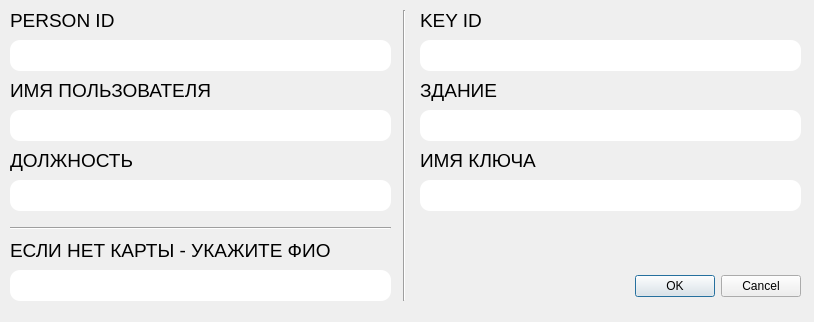
<?xml version="1.0" encoding="UTF-8"?>
<ui version="4.0">
    <class>ReturnTheKeyWin</class>
    <widget class="QDialog" name="ReturnTheKeyWin">
        <property name="geometry">
            <rect>
                <x>0</x>
                <y>0</y>
                <width>814</width>
                <height>322</height>
            </rect>
        </property>
        <property name="windowTitle">
            <string>Dialog</string>
        </property>
        <property name="styleSheet">
            <string notr="true">QDateTimeEdit{
                border-radius: 10px;
                border-style:inset;}

                QLineEdit{
                border-radius: 10px;
                border-style:inset;}
            </string>
        </property>
        <widget class="QDialogButtonBox" name="buttonBox">
            <property name="geometry">
                <rect>
                    <x>460</x>
                    <y>270</y>
                    <width>341</width>
                    <height>32</height>
                </rect>
            </property>
            <property name="orientation">
                <enum>Qt::Horizontal</enum>
            </property>
            <property name="standardButtons">
                <set>QDialogButtonBox::Cancel|QDialogButtonBox::Ok</set>
            </property>
        </widget>
        <widget class="QLineEdit" name="person_id">
            <property name="geometry">
                <rect>
                    <x>10</x>
                    <y>40</y>
                    <width>381</width>
                    <height>31</height>
                </rect>
            </property>
        </widget>
        <widget class="QLabel" name="label_7">
            <property name="geometry">
                <rect>
                    <x>10</x>
                    <y>10</y>
                    <width>351</width>
                    <height>21</height>
                </rect>
            </property>
            <property name="font">
                <font>
                    <pointsize>14</pointsize>
                </font>
            </property>
            <property name="text">
                <string>PERSON ID</string>
            </property>
        </widget>
        <widget class="QLineEdit" name="person_name">
            <property name="geometry">
                <rect>
                    <x>10</x>
                    <y>110</y>
                    <width>381</width>
                    <height>31</height>
                </rect>
            </property>
        </widget>
        <widget class="QLabel" name="label_4">
            <property name="geometry">
                <rect>
                    <x>10</x>
                    <y>80</y>
                    <width>351</width>
                    <height>21</height>
                </rect>
            </property>
            <property name="font">
                <font>
                    <pointsize>14</pointsize>
                </font>
            </property>
            <property name="text">
                <string>ИМЯ ПОЛЬЗОВАТЕЛЯ</string>
            </property>
        </widget>
        <widget class="QLabel" name="label_6">
            <property name="geometry">
                <rect>
                    <x>10</x>
                    <y>150</y>
                    <width>381</width>
                    <height>21</height>
                </rect>
            </property>
            <property name="font">
                <font>
                    <pointsize>14</pointsize>
                </font>
            </property>
            <property name="text">
                <string>ДОЛЖНОСТЬ</string>
            </property>
        </widget>
        <widget class="QLineEdit" name="person_position">
            <property name="geometry">
                <rect>
                    <x>10</x>
                    <y>180</y>
                    <width>381</width>
                    <height>31</height>
                </rect>
            </property>
        </widget>
        <widget class="QLabel" name="label_8">
            <property name="geometry">
                <rect>
                    <x>420</x>
                    <y>10</y>
                    <width>381</width>
                    <height>21</height>
                </rect>
            </property>
            <property name="font">
                <font>
                    <pointsize>14</pointsize>
                </font>
            </property>
            <property name="text">
                <string>KEY ID</string>
            </property>
        </widget>
        <widget class="QLineEdit" name="key_id">
            <property name="geometry">
                <rect>
                    <x>420</x>
                    <y>40</y>
                    <width>381</width>
                    <height>31</height>
                </rect>
            </property>
        </widget>
        <widget class="QLineEdit" name="building">
            <property name="geometry">
                <rect>
                    <x>420</x>
                    <y>110</y>
                    <width>381</width>
                    <height>31</height>
                </rect>
            </property>
        </widget>
        <widget class="QLabel" name="label_9">
            <property name="geometry">
                <rect>
                    <x>420</x>
                    <y>80</y>
                    <width>381</width>
                    <height>21</height>
                </rect>
            </property>
            <property name="font">
                <font>
                    <pointsize>14</pointsize>
                </font>
            </property>
            <property name="text">
                <string>ЗДАНИЕ</string>
            </property>
        </widget>
        <widget class="QLabel" name="label_10">
            <property name="geometry">
                <rect>
                    <x>420</x>
                    <y>150</y>
                    <width>381</width>
                    <height>21</height>
                </rect>
            </property>
            <property name="font">
                <font>
                    <pointsize>14</pointsize>
                </font>
            </property>
            <property name="text">
                <string>ИМЯ КЛЮЧА</string>
            </property>
        </widget>
        <widget class="QLineEdit" name="key_name">
            <property name="geometry">
                <rect>
                    <x>420</x>
                    <y>180</y>
                    <width>381</width>
                    <height>31</height>
                </rect>
            </property>
        </widget>
        <widget class="Line" name="line">
            <property name="geometry">
                <rect>
                    <x>389</x>
                    <y>10</y>
                    <width>31</width>
                    <height>291</height>
                </rect>
            </property>
            <property name="orientation">
                <enum>Qt::Vertical</enum>
            </property>
        </widget>
        <widget class="QLabel" name="label_11">
            <property name="geometry">
                <rect>
                    <x>10</x>
                    <y>240</y>
                    <width>381</width>
                    <height>21</height>
                </rect>
            </property>
            <property name="font">
                <font>
                    <pointsize>14</pointsize>
                </font>
            </property>
            <property name="text">
                <string>ЕСЛИ НЕТ КАРТЫ - УКАЖИТЕ ФИО</string>
            </property>
        </widget>
        <widget class="QLineEdit" name="comment_line">
            <property name="geometry">
                <rect>
                    <x>10</x>
                    <y>270</y>
                    <width>381</width>
                    <height>31</height>
                </rect>
            </property>
        </widget>
        <widget class="Line" name="line_2">
            <property name="geometry">
                <rect>
                    <x>10</x>
                    <y>220</y>
                    <width>381</width>
                    <height>16</height>
                </rect>
            </property>
            <property name="orientation">
                <enum>Qt::Horizontal</enum>
            </property>
        </widget>
    </widget>
    <resources/>
    <connections>
        <connection>
            <sender>buttonBox</sender>
            <signal>accepted()</signal>
            <receiver>ReturnTheKeyWin</receiver>
            <slot>accept()</slot>
            <hints>
                <hint type="sourcelabel">
                    <x>248</x>
                    <y>254</y>
                </hint>
                <hint type="destinationlabel">
                    <x>157</x>
                    <y>274</y>
                </hint>
            </hints>
        </connection>
        <connection>
            <sender>buttonBox</sender>
            <signal>rejected()</signal>
            <receiver>ReturnTheKeyWin</receiver>
            <slot>reject()</slot>
            <hints>
                <hint type="sourcelabel">
                    <x>316</x>
                    <y>260</y>
                </hint>
                <hint type="destinationlabel">
                    <x>286</x>
                    <y>274</y>
                </hint>
            </hints>
        </connection>
    </connections>
</ui>
